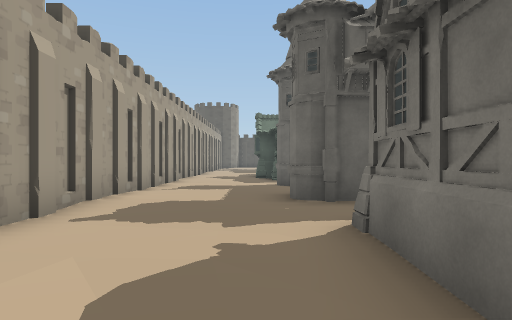
view 1 (above)

24 first-person views from a walk through a Unity game level. The camera is 1.5 m above the floor, looks level and sees 75° across. The floor is counted in squares, 2 m on a side. Each view is taken from the middle of a square. On the plan, view 1 faces up. The plan holds only what a view shows up to about 11 squares ahead; the rest is blank. The place goes on beyond the plan. The player is left out. Some animated figures are left out. Some surface patterns are stand-ins.

view 2
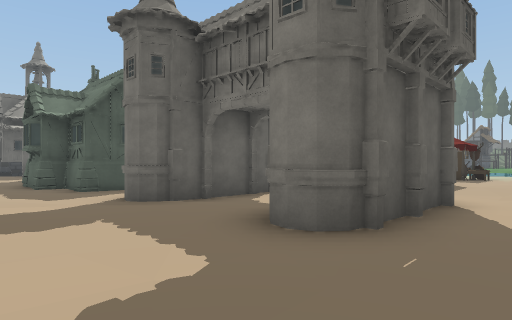

view 3
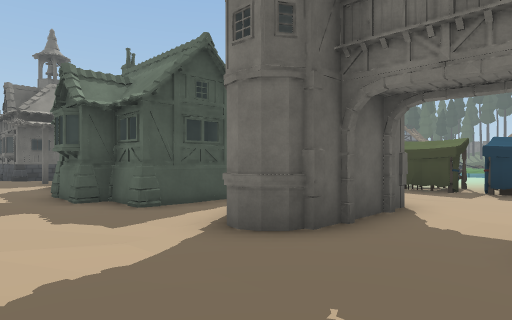

view 4
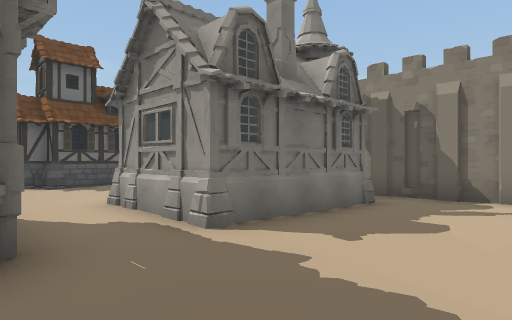

view 5
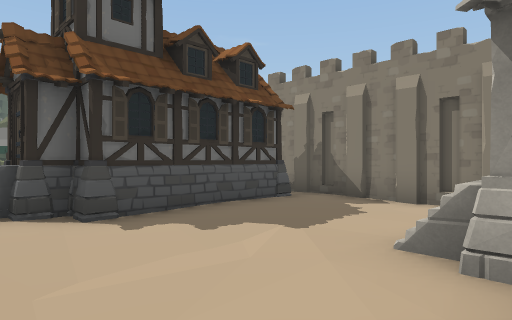

view 6
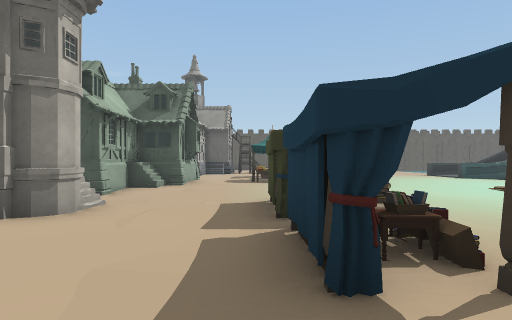

view 7
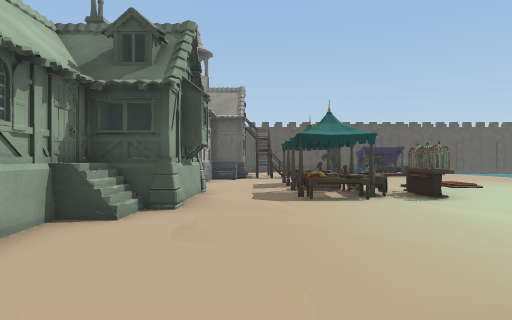

view 8
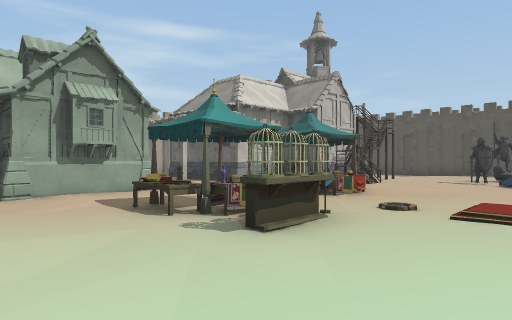

view 9
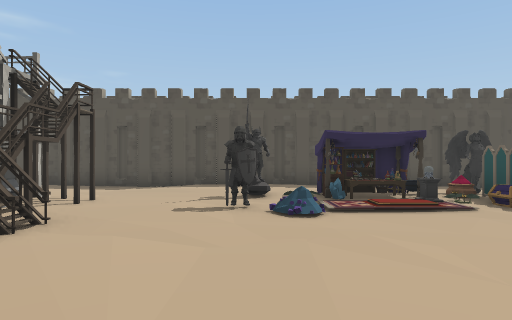

view 10
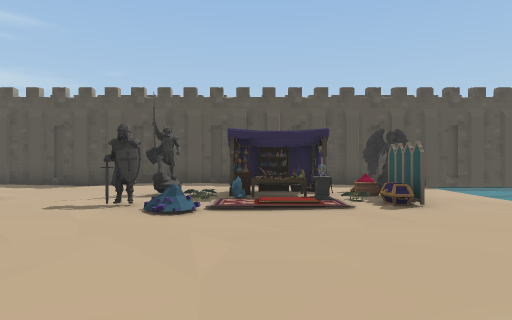

view 11
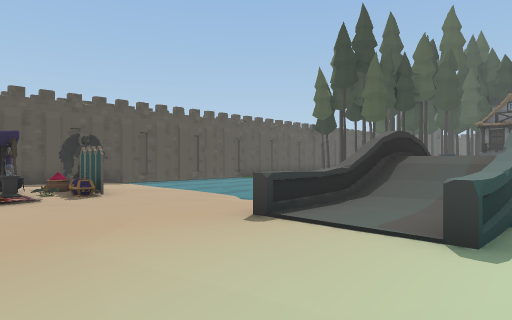

view 12
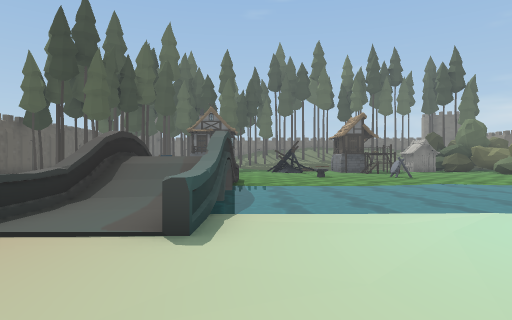

view 13
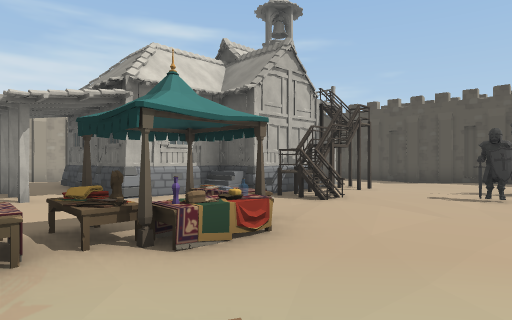

view 14
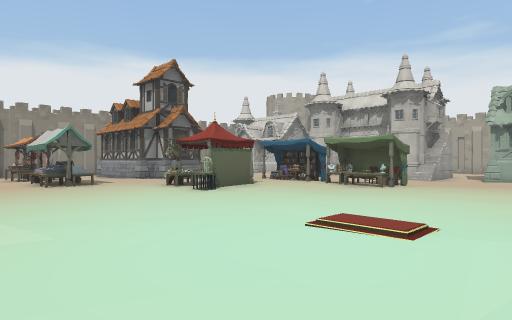

view 15
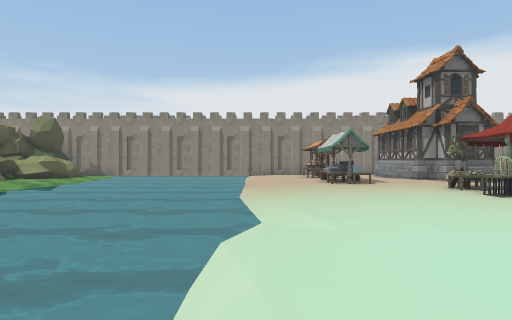

view 16
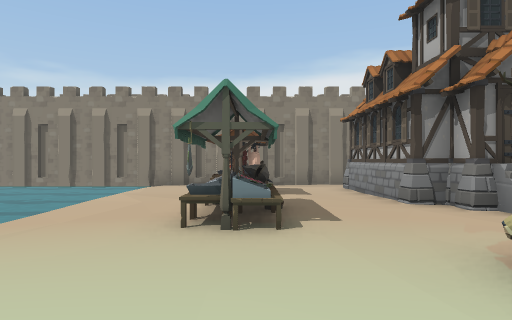

view 17
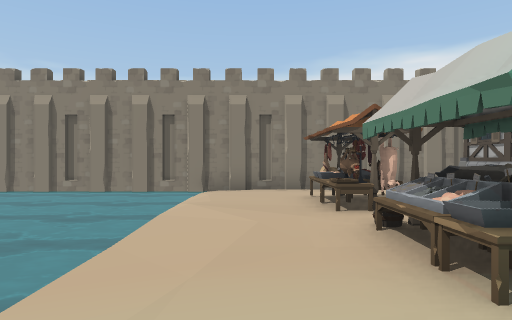

view 18
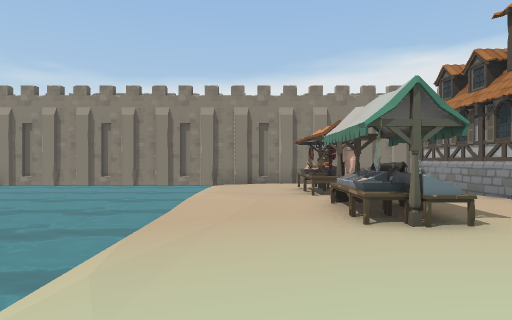

view 19
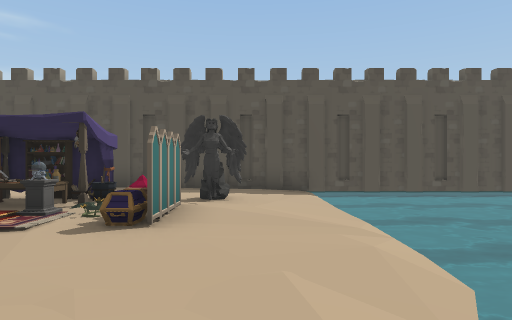

view 20
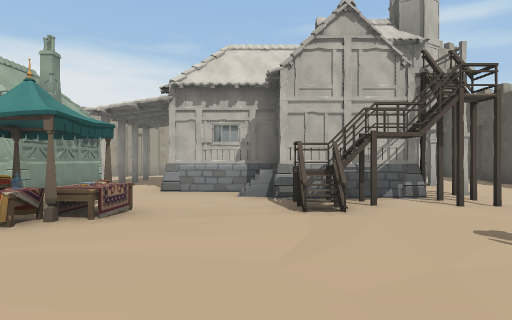

view 21
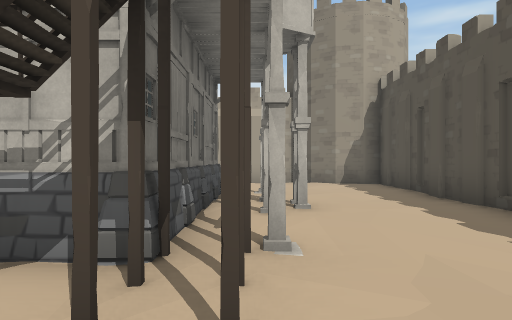

view 22
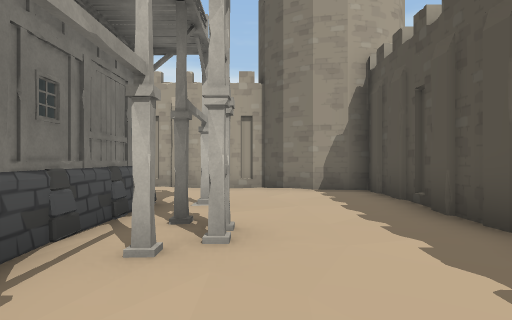

view 23
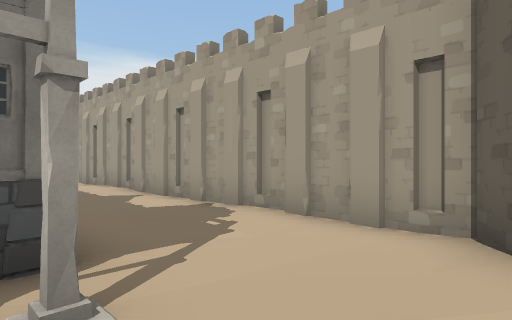

view 24
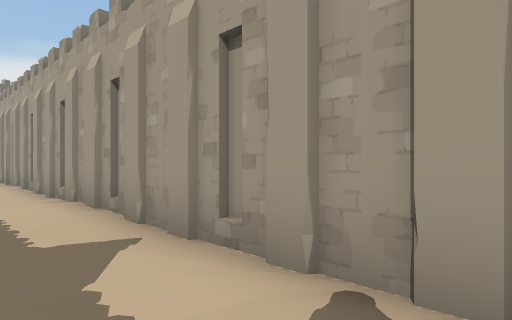

### Floor plan
Key: @ floor where view 1 was taken; # wall or solid block; x gap in a wall; . main floor; : floor 0.25 m higher than the main floor; / step, stairs or slope; ≈ water the walk keeps out of; ^ raised ledge; H house; S stall; B bread; T statue; G gem; C crystal; P pot; E chest; O other object.
Columns run from 4 left of view 1 to 24 right of it. Each row starts with its distance up from view 1.
 32                  ##   ##
 31   #########################
 30   #::........:::......≈≈≈≈≈
 29  ##.........:.........≈≈≈≈
 28  #.....H....../.SS.T..≈≈≈≈
 27  #../....//...TSCSP#..≈≈≈
 26  #../#HH#H....T..:/E..≈≈
 25 ##...   ##H....G.T....≈≈
 24  #...   ##HH..........≈
 23  #..    #/...........≈
 22  #..    #...O.........≈
 21  #.::HHHH..OO:::....^^^//
 20  #:::......BOO:......:///
 19  #: .#xx#..SS.//....^^^^^^^^
 18  #. .H .H..  SO.. ....≈≈≈≈≈≈
 17  #...H   ..SOO... ....≈≈≈≈≈≈
 16  #...  ##...O.........≈≈≈≈≈≈
 15  #..H  #H.............≈≈≈≈≈≈
 14  # .H###H........./...≈≈≈≈≈≈
 13  # ..HHH........../...≈≈≈≈≈≈
 12  # .... ..............≈≈≈≈≈≈
 11  #....  H...S........≈≈≈≈≈≈≈
 10  #...HHHH...S........≈≈≈≈≈≈≈
  9  #....................≈≈≈≈≈
  8  #.::......SS:SSS.....≈≈≈≈≈≈
  7  #:::.HH...S:::.S.....≈≈≈≈≈≈
  6  #:..H##H...:.........≈≈≈≈≈≈.
  5  #............/...S...≈≈≈≈≈≈.
  4  #............#/..S...≈≈≈≈≈≈.
  3  O...H##H....###......≈≈≈≈
  2  O.... ##/...###..SS..≈≈≈≈
  1    ..H  H/...###..SS..≈≈≈≈≈
  0    .@H    ...###..S...≈≈≈≈≈≈
 -1    ...    ....  ......≈≈≈≈≈≈
 -2    ####  ##################
 -3                  ##   ##

Where each view was taken, in squares from view 1:
view 1: 0 up, 0 right, facing up
view 2: 4 up, 2 left, facing up-right
view 3: 7 up, 2 left, facing up-right
view 4: 6 up, 2 left, facing down-right
view 5: 5 up, 4 right, facing down-right
view 6: 5 up, 7 right, facing up
view 7: 10 up, 6 right, facing up
view 8: 14 up, 12 right, facing up-left
view 9: 20 up, 10 right, facing up
view 10: 20 up, 12 right, facing up
view 11: 18 up, 12 right, facing up-right
view 12: 18 up, 12 right, facing right
view 13: 18 up, 11 right, facing up-left
view 14: 15 up, 17 right, facing down-left
view 15: 15 up, 17 right, facing down
view 16: 9 up, 14 right, facing down
view 17: 7 up, 16 right, facing down
view 18: 9 up, 16 right, facing down
view 19: 22 up, 16 right, facing up
view 20: 23 up, 12 right, facing left
view 21: 27 up, 8 right, facing left
view 22: 28 up, 6 right, facing left
view 23: 29 up, 1 right, facing down-left
view 24: 25 up, 1 left, facing down-left
